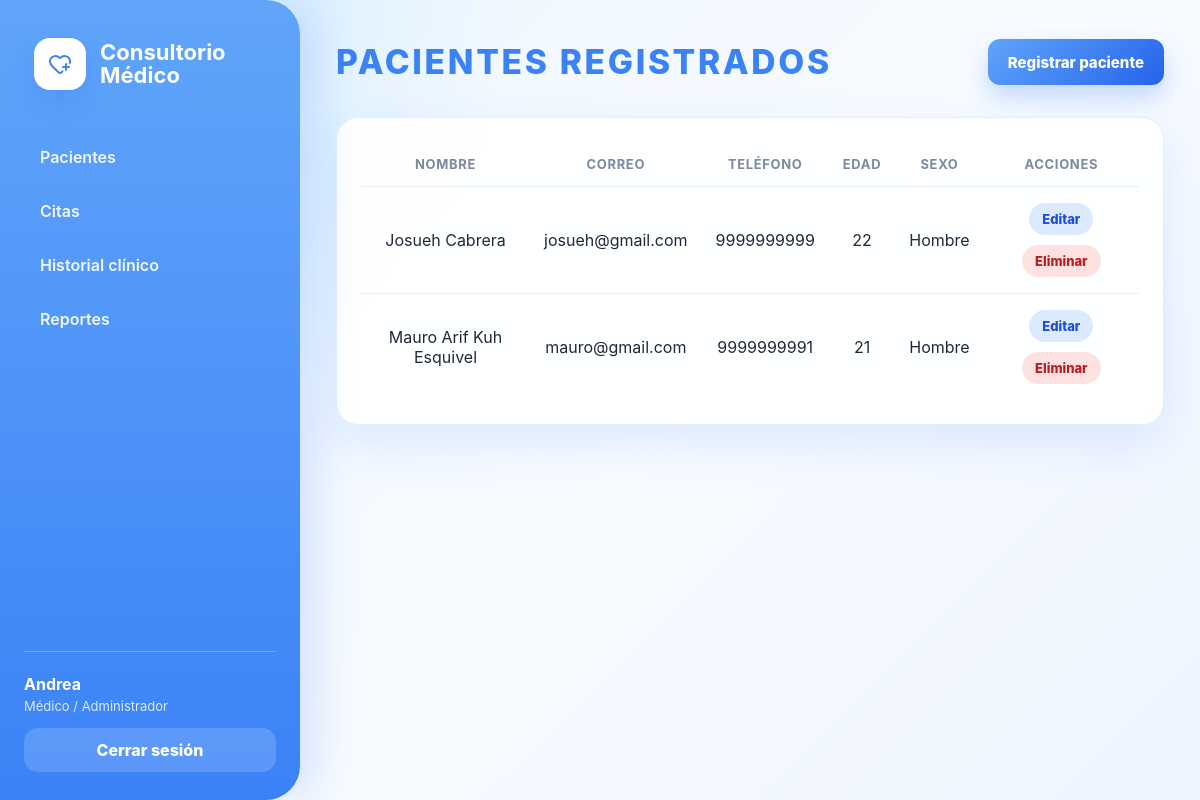
/pacientes/ (signed in), run on an earlier commit of the app's database.
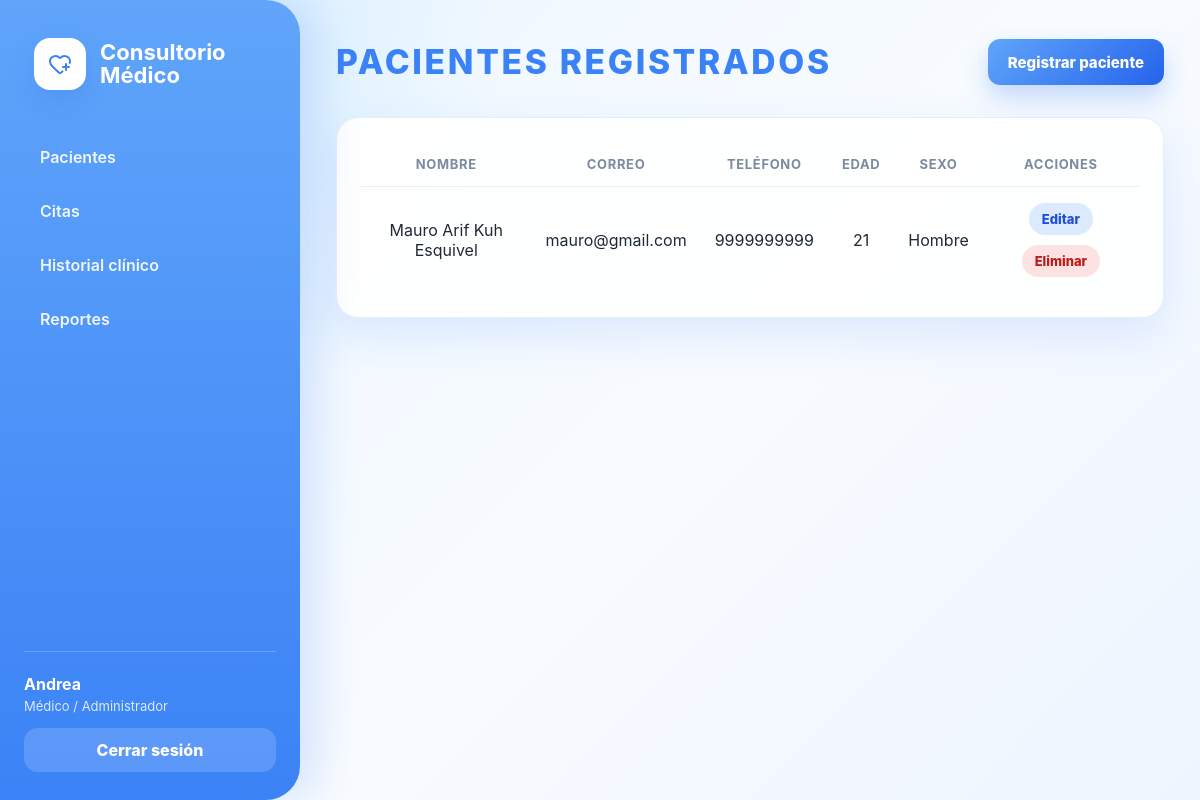
And on a later commit of the database.
### consultorio/models.py (models this page shows, shortened)
class Paciente(models.Model):
    SEXO_CHOICES = [
    ("H", "Hombre"),
    ("M", "Mujer"),
    ]
    usuario = models.OneToOneField(Usuario, on_delete=models.CASCADE)
    nombre = models.CharField(max_length=120)
    direccion = models.CharField(max_length=200)
    correo = models.EmailField(unique=True)
    telefono = models.CharField(max_length=20)
    edad = models.PositiveIntegerField()
    sexo = models.CharField(max_length=1, choices=SEXO_CHOICES)

### consultorio/views.py (the view)
# urls.py: path("pacientes/", views.pacientes_view, name="pacientes"),
@login_required
@user_passes_test(es_medico)
def pacientes_view(request):
    pacientes = Paciente.objects.all().order_by("nombre")
    return render(request, "VistaPacientes.html", {"pacientes": pacientes})

### consultorio/views.py (called while the page is built)
def es_medico(user):
    return user.is_staff or user.is_superuser or getattr(user, "rol", "") == "MEDICO"

### consultorio/templates/VistaPacientes.html (shortened to what this page needs)
{% extends 'Base.html' %}
{% block content %}
<header class="page-header row">
  <div>
    <h1>Pacientes registrados</h1>
  </div>
  <a href="{% url 'crear_paciente' %}" class="btn primary"
    >Registrar paciente</a
  >
</header>
<section class="content-card">
  <table>
    <thead>
      <tr>
        <th>Nombre</th>
        <th>Correo</th>
        <th>Teléfono</th>
        <th>Edad</th>
        <th>Sexo</th>
        <th>Acciones</th>
      </tr>
    </thead>
    <tbody>
      {% for paciente in pacientes %}
      <tr>
        <td>{{ paciente.nombre }}</td>
        <td>{{ paciente.correo }}</td>
        <td>{{ paciente.telefono }}</td>
        <td>{{ paciente.edad }}</td>
        <td>{{ paciente.get_sexo_display }}</td>
        <td class="actions">
        <a href="{% url 'editar_paciente' paciente.id %}" class="action-btn edit-btn">
            Editar
        </a>
        <form
            method="post"
            action="{% url 'eliminar_paciente' paciente.id %}"
            onsubmit="return confirm('¿Seguro que deseas eliminar este paciente?');"
            class="inline-form"
        >
            <button type="submit" class="action-btn delete-btn">
            Eliminar
            </button>
        </form>
        </td>
      </tr>
      {% empty %}
      <tr>
        <td colspan="6" class="empty">No hay pacientes registrados.</td>
      </tr>
      {% endfor %}
    </tbody>
  </table>
</section>
{% endblock %}

What changed in the data, as far as the page shows it:
removed Paciente: nombre "Josueh Cabrera", correo "josueh@gmail.com", telefono "9999999999", edad "22", sexo "Hombre"
changed Paciente "Mauro Arif Kuh Esquivel": telefono "9999999991" → "9999999999"
